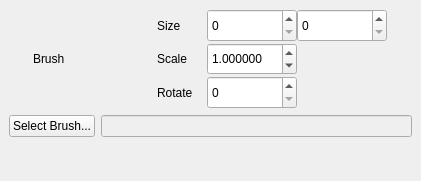
<?xml version="1.0" encoding="UTF-8"?>
<ui version="4.0">
 <class>BrushDock</class>
 <widget class="QDockWidget" name="BrushDock">
  <property name="geometry">
   <rect>
    <x>0</x>
    <y>0</y>
    <width>421</width>
    <height>181</height>
   </rect>
  </property>
  <property name="minimumSize">
   <size>
    <width>332</width>
    <height>100</height>
   </size>
  </property>
  <property name="windowTitle">
   <string>Brush</string>
  </property>
  <widget class="QWidget" name="dockWidgetContents">
   <layout class="QVBoxLayout" name="verticalLayout">
    <item>
     <layout class="QHBoxLayout" name="horizontalLayout">
      <property name="spacing">
       <number>0</number>
      </property>
      <item>
       <widget class="QLabel" name="previewImage">
        <property name="minimumSize">
         <size>
          <width>100</width>
          <height>100</height>
         </size>
        </property>
        <property name="maximumSize">
         <size>
          <width>100</width>
          <height>100</height>
         </size>
        </property>
        <property name="text">
         <string>Brush</string>
        </property>
       </widget>
      </item>
      <item>
       <layout class="QGridLayout" name="gridLayout">
        <property name="horizontalSpacing">
         <number>0</number>
        </property>
        <property name="verticalSpacing">
         <number>1</number>
        </property>
        <item row="0" column="0">
         <widget class="QLabel" name="label_3">
          <property name="maximumSize">
           <size>
            <width>50</width>
            <height>16777215</height>
           </size>
          </property>
          <property name="text">
           <string>Size</string>
          </property>
         </widget>
        </item>
        <item row="2" column="1">
         <widget class="QSpinBox" name="rotate">
          <property name="sizePolicy">
           <sizepolicy hsizetype="Minimum" vsizetype="Minimum">
            <horstretch>0</horstretch>
            <verstretch>0</verstretch>
           </sizepolicy>
          </property>
          <property name="maximumSize">
           <size>
            <width>90</width>
            <height>16777215</height>
           </size>
          </property>
          <property name="maximum">
           <number>9999</number>
          </property>
          <property name="singleStep">
           <number>1</number>
          </property>
          <property name="value">
           <number>0</number>
          </property>
         </widget>
        </item>
        <item row="0" column="1">
         <widget class="QSpinBox" name="sizeX">
          <property name="sizePolicy">
           <sizepolicy hsizetype="Minimum" vsizetype="Minimum">
            <horstretch>0</horstretch>
            <verstretch>0</verstretch>
           </sizepolicy>
          </property>
          <property name="maximumSize">
           <size>
            <width>90</width>
            <height>16777215</height>
           </size>
          </property>
          <property name="maximum">
           <number>9999</number>
          </property>
         </widget>
        </item>
        <item row="0" column="2">
         <widget class="QSpinBox" name="sizeY">
          <property name="sizePolicy">
           <sizepolicy hsizetype="Minimum" vsizetype="Minimum">
            <horstretch>0</horstretch>
            <verstretch>0</verstretch>
           </sizepolicy>
          </property>
          <property name="maximumSize">
           <size>
            <width>90</width>
            <height>16777215</height>
           </size>
          </property>
          <property name="maximum">
           <number>9999</number>
          </property>
         </widget>
        </item>
        <item row="1" column="1">
         <widget class="QDoubleSpinBox" name="scale">
          <property name="sizePolicy">
           <sizepolicy hsizetype="Minimum" vsizetype="Minimum">
            <horstretch>0</horstretch>
            <verstretch>0</verstretch>
           </sizepolicy>
          </property>
          <property name="maximumSize">
           <size>
            <width>90</width>
            <height>16777215</height>
           </size>
          </property>
          <property name="decimals">
           <number>6</number>
          </property>
          <property name="maximum">
           <double>20.000000000000000</double>
          </property>
          <property name="value">
           <double>1.000000000000000</double>
          </property>
         </widget>
        </item>
        <item row="1" column="0">
         <widget class="QLabel" name="label_5">
          <property name="maximumSize">
           <size>
            <width>50</width>
            <height>16777215</height>
           </size>
          </property>
          <property name="text">
           <string>Scale</string>
          </property>
         </widget>
        </item>
        <item row="2" column="0">
         <widget class="QLabel" name="label_7">
          <property name="maximumSize">
           <size>
            <width>50</width>
            <height>16777215</height>
           </size>
          </property>
          <property name="text">
           <string>Rotate</string>
          </property>
         </widget>
        </item>
       </layout>
      </item>
     </layout>
    </item>
    <item>
     <layout class="QHBoxLayout" name="horizontalLayout_2">
      <item>
       <widget class="QPushButton" name="selectBrush">
        <property name="sizePolicy">
         <sizepolicy hsizetype="Minimum" vsizetype="Maximum">
          <horstretch>0</horstretch>
          <verstretch>0</verstretch>
         </sizepolicy>
        </property>
        <property name="maximumSize">
         <size>
          <width>120</width>
          <height>16777215</height>
         </size>
        </property>
        <property name="text">
         <string>Select Brush...</string>
        </property>
       </widget>
      </item>
      <item>
       <widget class="QLineEdit" name="currentBrush">
        <property name="enabled">
         <bool>false</bool>
        </property>
       </widget>
      </item>
     </layout>
    </item>
    <item>
     <spacer name="verticalSpacer">
      <property name="orientation">
       <enum>Qt::Vertical</enum>
      </property>
      <property name="sizeHint" stdset="0">
       <size>
        <width>20</width>
        <height>40</height>
       </size>
      </property>
     </spacer>
    </item>
   </layout>
  </widget>
 </widget>
 <resources/>
 <connections/>
</ui>
